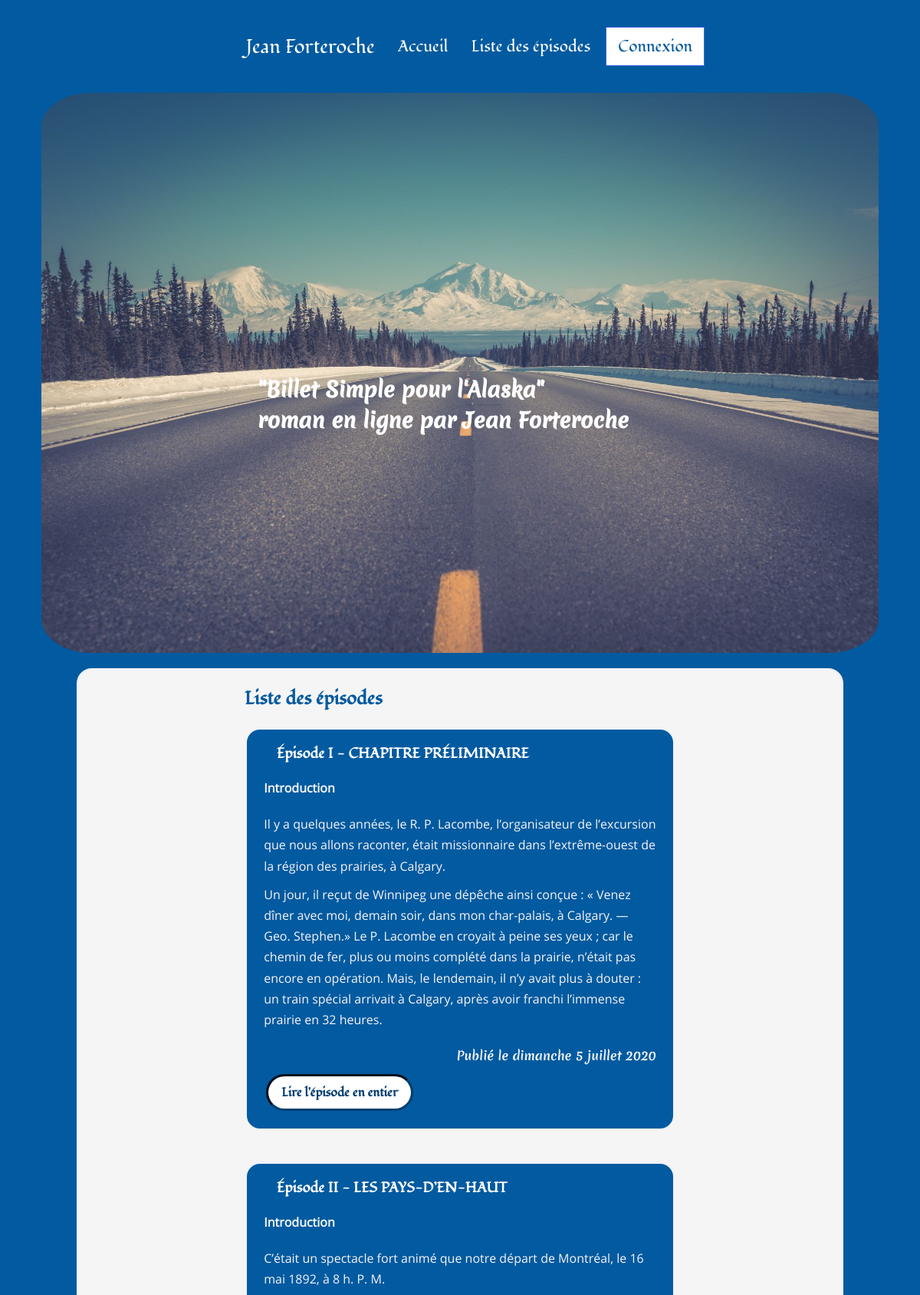
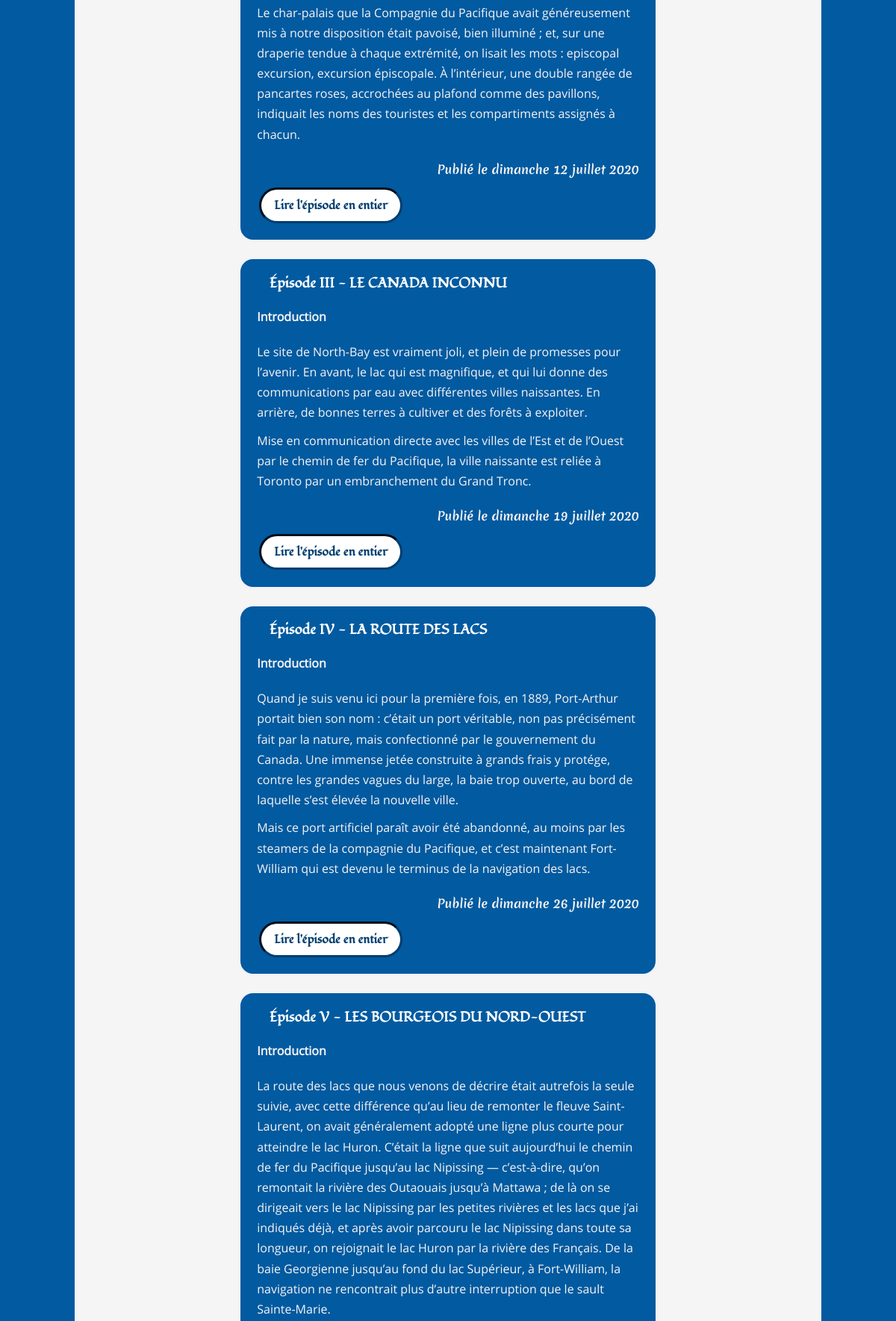
/index.php?action=listOfPosts (upper part), run on the app's committed database (2 pictures, top to bottom).
### tables this page shows
CREATE TABLE IF NOT EXISTS `Posts` (
  `id` int(11) NOT NULL AUTO_INCREMENT,
  `chapter` SMALLINT(1) UNSIGNED NOT NULL,
  `title` varchar(255) NOT NULL,
  `introduction` text NOT NULL,
  `content` text NOT NULL,
  `author` varchar(255) NOT NULL,
  `post_date` datetime NOT NULL,
  PRIMARY KEY (`id`)
);

### src/View/View.php (called while the page is built, shortened)
<?php
class View
{
    public function render(array $data): void
    {
        require_once "..\\templates\\frontoffice\\${data['template']}.html.php";
        $content = ob_get_clean();
        require_once '..\templates\frontoffice\layout.html.php';
    }
}

### public/index.php (called while the page is built, shortened)
<?php
$router = new Router();
$router->run();

### src/Model/PostManager.php (called while the page is built, shortened)
<?php
class PostManager
{
    private $database;
    public function __construct(Database $database)
    {
        $this->database = $database->getPdo();
    }
    public function getListPostsPagination(int $currentPage, int $nbPostsPerPage): ?array
    {
        $firstPostPage=($currentPage-1)*$nbPostsPerPage;
        $request = $this->database->prepare('SET lc_time_names = \'fr_FR\';');
        $request->execute();
        $request = $this->database->prepare('SELECT id, title, introduction, CONCAT_WS(\' \', \'le\', DAYNAME(post_date), DAY(post_date), MONTHNAME(post_date), YEAR(post_date)) AS post_date_fr FROM Posts ORDER BY post_date ASC LIMIT :firstPostPage, :nbPostsPerPage');
        $request->bindValue(':firstPostPage', $firstPostPage, \PDO::PARAM_INT);
        $request->bindValue(':nbPostsPerPage', $nbPostsPerPage, \PDO::PARAM_INT);
        $request->execute();
        return $request->fetchAll();
    }
}

### src/Service/Database.php (called while the page is built, shortened)
<?php
class Database
{
    private $database;
    public function __construct()
    {
        $this->database = new \PDO('mysql:host=localhost;dbname=openclassrooms_project4;port=3306;charset=utf8mb4', 'root', 'vFaGsjLk8WpkQtxYJ8XZXAf690shjBzW', [
            \PDO::ATTR_ERRMODE => \PDO::ERRMODE_EXCEPTION,
            \PDO::ATTR_DEFAULT_FETCH_MODE => \PDO::FETCH_ASSOC
        ]);
    }
    public function getPdo(): \PDO
    {
        return $this->database;
    }
}

### templates/frontoffice/listofposts.html.php (the view, shortened to what this page needs)
<section>
    <h2>Liste des épisodes</h2>
    <?php foreach($data['allpostspagination'] as $post): ?>
    <article>
        <h3>Épisode <?=$post['title']?></h3>
        <p class="pTitleIntroductionToTheEpisode">Introduction</p>
        <p class="pIntroductionToTheEpisode"><?=$post['introduction']?></p>
        <p class="pCreatedAt">Publié <?=$post['post_date_fr']?> </p>
        <a href="index.php?action=detailOfPost&amp;id=<?=$post['id']?>" class="linkReadTheEntireEpisode">Lire l'épisode en entier</a>
    </article>
</section>
<?php endforeach; ?>

### src/Service/Router.php (shortened to what this page needs)
<?php
class Router
{
    private AdminController $adminController;
    private PostController $postController;
    private CommentController $commentController;
    private array $get;
    private array $post;
    public function __construct()
    {
        $this->database = new Database();
        $this->adminManager = new AdminManager($this->database);
        $this->postManager = new PostManager($this->database);
        $this->commentManager = new CommentManager($this->database);
        $this->view = new View();
        $this->adminController = new AdminController($this->adminManager, $this->view);
        $this->postController = new PostController($this->postManager, $this->commentManager, $this->view);
        $this->commentController = new CommentController($this->postManager, $this->commentManager, $this->view);
        $this->get = $_GET;
        $this->post = $_POST;
    }
    public function run(): void
    {
        $action = isset($this->get['action']) ? $this->get['action'] : 'home';
        if ($action === 'home') {
            $this->postController->displayHomeWithTheLastThreePosts();
        } elseif ($action === 'detailOfPost' && isset($this->get['id'])) {
            $this->postController->displayDetailOfPost((int)$this->get['id']);
        } elseif ($action === 'listOfPosts') {
            $currentPage = isset($this->get['page']) ? (int) $this->get['page'] : 1;
            $this->postController->displayListOfPosts($currentPage);
        } elseif ($action === 'addComment' && isset($this->get['id'])) {
            $this->commentController->addComment((int)$this->get['id'], $this->post);
        } elseif ($action === 'report' && isset($this->get['commentid'], $this->get['id'])) {
            $this->commentController->report((int)$this->get['commentid'], (int)$this->get['id']);
        } elseif ($action === 'error' && isset($this->get['id'])) {
            $this->commentController->error((int)$this->get['id']);
        } elseif ($action === 'login') {
            $this->adminController->login();
        } elseif ($action === 'accessToTheAdminLoginPage') {
            $this->adminController->displayLoginAdmin($this->post);
        } elseif ($action === 'blogControlPanel') {
            $this->adminController->displayAdmin();
        } elseif ($action === 'setNewPassword') {
            $this->adminController->displayAdminSetNewPassword();
        } else {
            echo "Error 404 - cette page n'existe pas<br><a href=http://localhost:8000/?action=home>Aller Ici</a>";
        }
    }
}

### src/Controller/Frontoffice/PostController.php (shortened to what this page needs)
<?php
class PostController
{
    private PostManager $postManager;
    private View $view;
    public function __construct(PostManager $postManager, CommentManager $commentManager, View $view)
    {
        $this->postManager = $postManager;
        $this->view = $view;
    }
    public function displayListOfPosts($currentPage): void
    {
        $nbPostsPerPage = 5;
        $nbTotalPosts = $this->postManager->getNbPosts();
        $nbTotalPages = ceil($nbTotalPosts / $nbPostsPerPage);
        $previousPage = $currentPage<=1 ? null : ($currentPage-1);
        $nextPage = $currentPage>=$nbTotalPages ? null : ($currentPage+1);
        $dataAllPostsPagination = $this->postManager->getListPostsPagination($currentPage, $nbPostsPerPage);
        if ($dataAllPostsPagination !== null) {
            $this->view->render(['template' => 'listofposts', 'allpostspagination' => $dataAllPostsPagination, 'previouspage' => $previousPage, 'nextpage'=> $nextPage]);
        } elseif ($dataAllPostsPagination === null) {
            echo '<h1>faire une redirection vers la page d\'erreur, il n\'y pas de post</h1><a href="index.php?action=home">Accueil</a><br>';
        }
    }
}

### templates/frontoffice/layout.html.php (shortened to what this page needs)
<!DOCTYPE html>
<html lang="fr">
    <head>
        <link rel="stylesheet" type="text/css" href="css/style.css">
    </head>
    <body>
        <nav id="navBar">
            <ul class="menu">
              <li class="logo"><a href="index.php?action=home">Jean Forteroche</a></li>
              <li class="item episodes"><a href="index.php?action=home">Accueil</a></li>
              <li class="item episodes"><a href="index.php?action=listOfPosts">Liste des épisodes</a></li>
              <li class="item button"><a href="index.php?action=login">Connexion</a></li>
            </ul>
        </nav>
        <header>
                <h1>"Billet Simple pour l'Alaska" <br> roman en ligne par Jean Forteroche </h1>
                <div class="classImg">
                    <img id="imgHeader" src="./images/image-1920-1080.jpg" alt="Longue route avec rangée d'arbres et au fond, vue de la montagne enneignée" />
                </div>
        </header>
        <main>
            <?=$content?>
        </main>
    </body>
</html>

### data on the page
posts: title "I - CHAPITRE PRÉLIMINAIRE", introduction "Il y a quelques années, le R. P. Lacombe, l’organisateur de l’excursion que nous allons raconter, était missionnaire dans l’extrême-ouest de la région des prairies, à Calgary. Un jour, il reçut de Winnipeg une dépêche ainsi conçue : « Venez dîner avec moi, demain soir, dans mon char-palais, à Calgary. — Geo. Stephen.» Le P. Lacombe en croyait à peine ses yeux ; car le chemin de fer, plus ou moins complété dans la prairie, n’était pas encore en opération. Mais, le lendemain, il n’y avait plus à douter : un train spécial arrivait à Calgary, après avoir franchi l’immense prairie en 32 heures.", post_date_fr "le dimanche 5 juillet 2020"
posts: title "II - LES PAYS-D’EN-HAUT", introduction "C’était un spectacle fort animé que notre départ de Montréal, le 16 mai 1892, à 8 h. P. M. Le char-palais que la Compagnie du Pacifique avait généreusement mis à notre disposition était pavoisé, bien illuminé ; et, sur une draperie tendue à chaque extrémité, on lisait les mots : episcopal excursion, excursion épiscopale. À l’intérieur, une double rangée de pancartes roses, accrochées au plafond comme des pavillons, indiquait les noms des touristes et les compartiments assignés à chacun.", post_date_fr "le dimanche 12 juillet 2020"
posts: title "III - LE CANADA INCONNU", introduction "Le site de North-Bay est vraiment joli, et plein de promesses pour l’avenir. En avant, le lac qui est magnifique, et qui lui donne des communications par eau avec différentes villes naissantes. En arrière, de bonnes terres à cultiver et des forêts à exploiter. Mise en communication directe avec les villes de l’Est et de l’Ouest par le chemin de fer du Pacifique, la ville naissante est reliée à Toronto par un embranchement du Grand Tronc.", post_date_fr "le dimanche 19 juillet 2020"
posts: title "IV - LA ROUTE DES LACS", introduction "Quand je suis venu ici pour la première fois, en 1889, Port-Arthur portait bien son nom : c’était un port véritable, non pas précisément fait par la nature, mais confectionné par le gouvernement du Canada. Une immense jetée construite à grands frais y protége, contre les grandes vagues du large, la baie trop ouverte, au bord de laquelle s’est élevée la nouvelle ville. Mais ce port artificiel paraît avoir été abandonné, au moins par les steamers de la compagnie du Pacifique, et c’est maintenant Fort-William qui est devenu le terminus de la navigation des lacs.", post_date_fr "le dimanche 26 juillet 2020"
posts: title "V - LES BOURGEOIS DU NORD-OUEST", introduction "La route des lacs que nous venons de décrire était autrefois la seule suivie, avec cette différence qu’au lieu de remonter le fleuve Saint-Laurent, on avait généralement adopté une ligne plus courte pour atteindre le lac Huron. C’était la ligne que suit aujourd’hui le chemin de fer du Pacifique jusqu’au lac Nipissing — c’est-à-dire, qu’on remontait la rivière des Outaouais jusqu’à Mattawa ; de là on se dirigeait vers le lac Nipissing par les petites rivières et les lacs que j’ai indiqués déjà, et après avoir parcouru le lac Nipissing dans toute sa longueur, on rejoignait le lac Huron par la rivière des Français. De la baie Georgienne jusqu’au fond du lac Supérieur, à Fort-William, la…"
